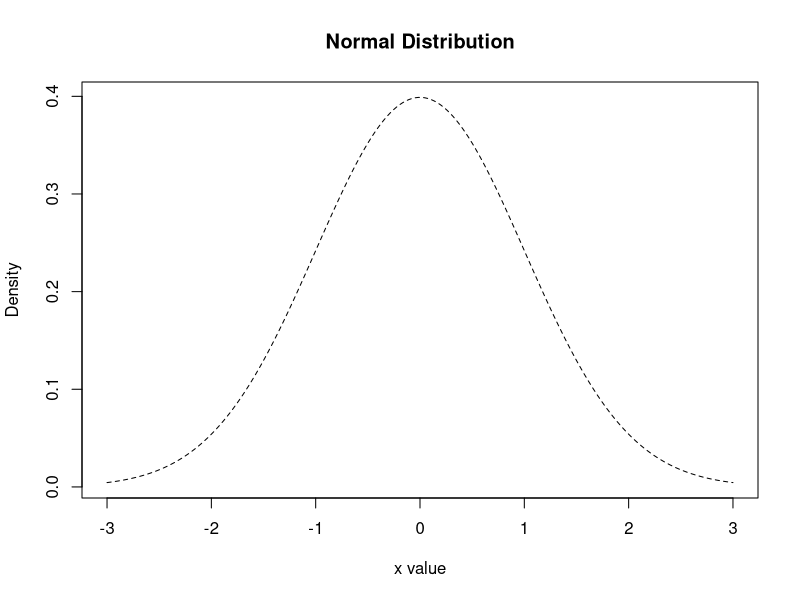
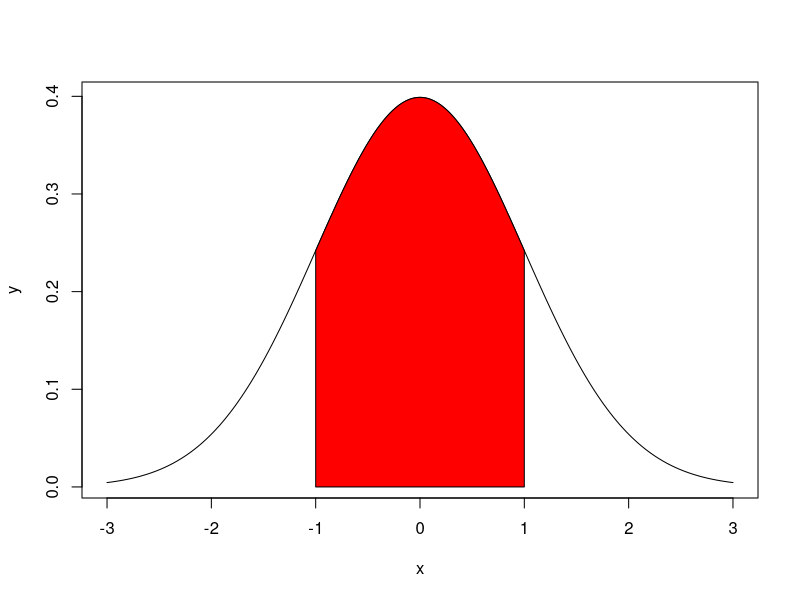
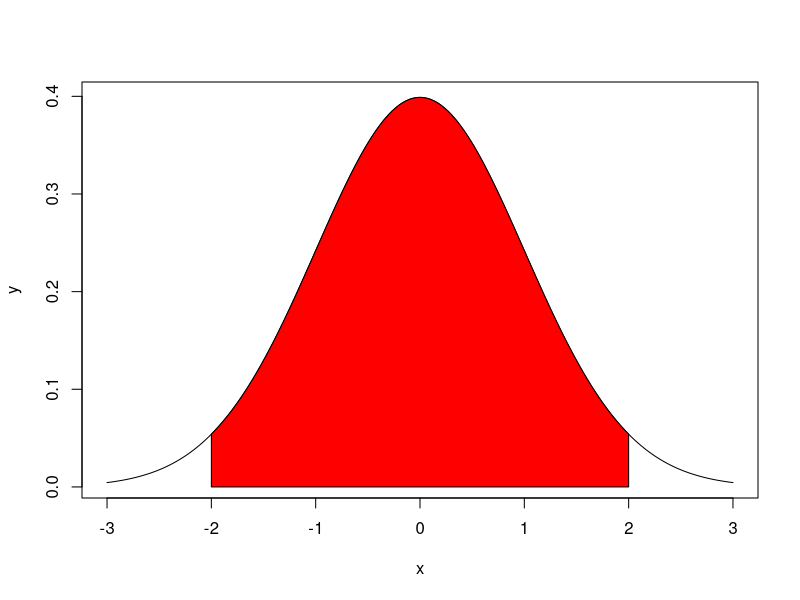
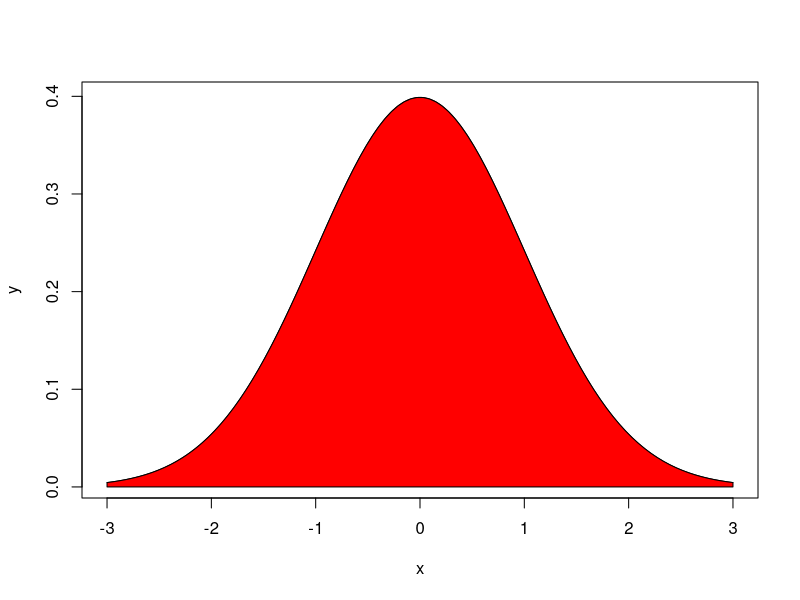
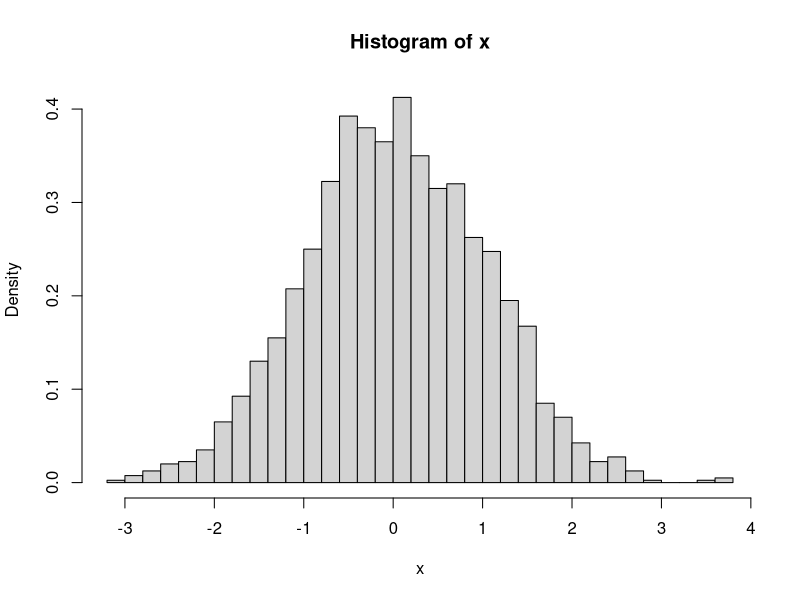
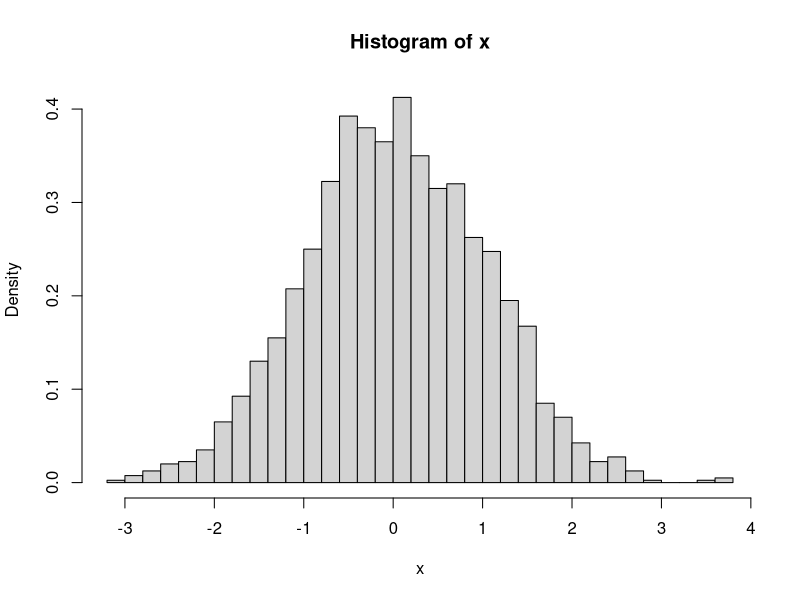
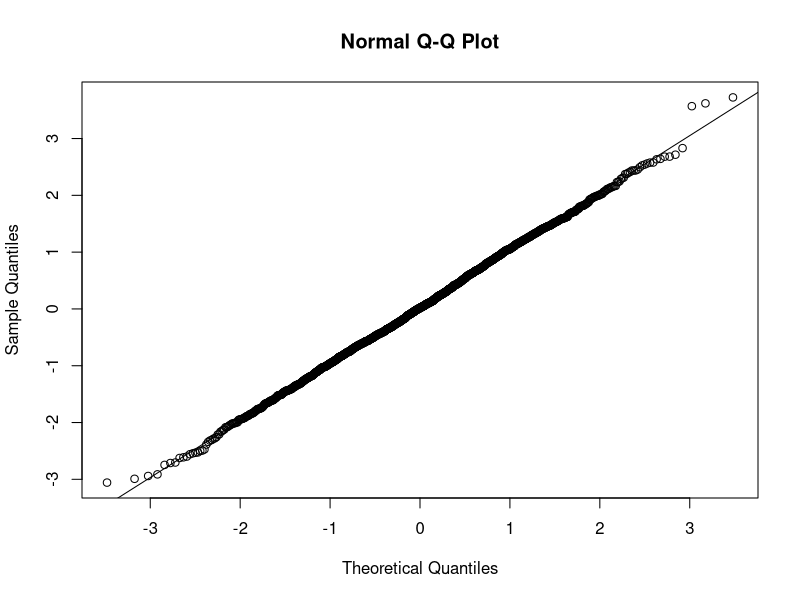
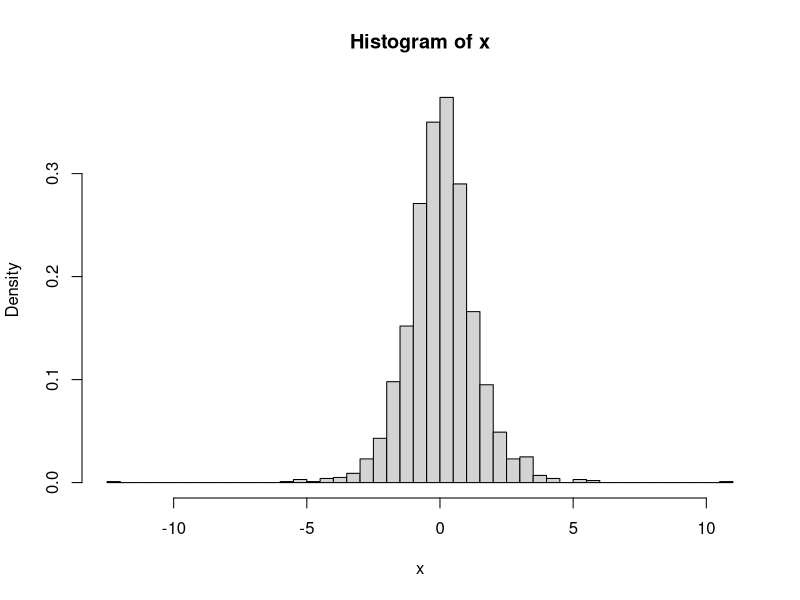

The R source for these figures, in order:
## ---- chunk 1
knitr::opts_chunk$set(echo = TRUE)
## ---- chunk 2
x <- seq(-3,3, length=200)
y <- dnorm(x)

plot(x, y, type="l", lty=2, xlab="x value",
  ylab="Density", main="Normal Distribution")


## ---- chunk 3

#abline(v=, col=)

## ---- chunk 4
##one SD from the mean
pnorm(1,mean=0, sd=1)-pnorm(-1,mean=0,sd=1)

## ---- chunk 5

x=seq(-3,3,length=200)
y=dnorm(x,mean=0,sd=1)
plot(x,y,type="l")
x=seq(-1,1,length=100)
y=dnorm(x,mean=0,sd=1)
polygon(c(-1,x,1),c(0,y,0),col="red")

## ---- chunk 6
##two SD from the mean

pnorm(2,mean=0, sd=1)-pnorm(-2,mean=0,sd=1)

x=seq(-3,3,length=200)
y=dnorm(x,mean=0,sd=1)
plot(x,y,type="l")
x=seq(-2,2,length=100)
y=dnorm(x,mean=0,sd=1)
polygon(c(-2,x,2),c(0,y,0),col="red")

##three SD from the mean
pnorm(3,mean=0, sd=1)-pnorm(-3,mean=0,sd=1)

x=seq(-3,3,length=200)
y=dnorm(x,mean=0,sd=1)
plot(x,y,type="l")
x=seq(-3,3,length=100)
y=dnorm(x,mean=0,sd=1)
polygon(c(-3,x,3),c(0,y,0),col="red")

## ---- chunk 7
#few ways
1-(pnorm(3,mean=0, sd=1)-pnorm(-3,mean=0,sd=1)
)

#
p<-pnorm(3,mean=0, sd=1)-pnorm(-3,mean=0,sd=1)
1-p
## ---- chunk 8
x <- rnorm(2000)
hist(x,prob=TRUE,breaks="scott")

## ---- chunk 9
hist(x,prob=TRUE,breaks="scott")

## ---- chunk 10
qqnorm(x)
qqline(x)
## ---- chunk 11
x <- rt(2000,5)
hist(x,prob=TRUE,breaks="scott")
qqnorm(x)
qqline(x)
## ---- chunk 12
x <- rt(2000,30)
hist(x,prob=TRUE,breaks="scott")
qqnorm(x)
qqline(x)
